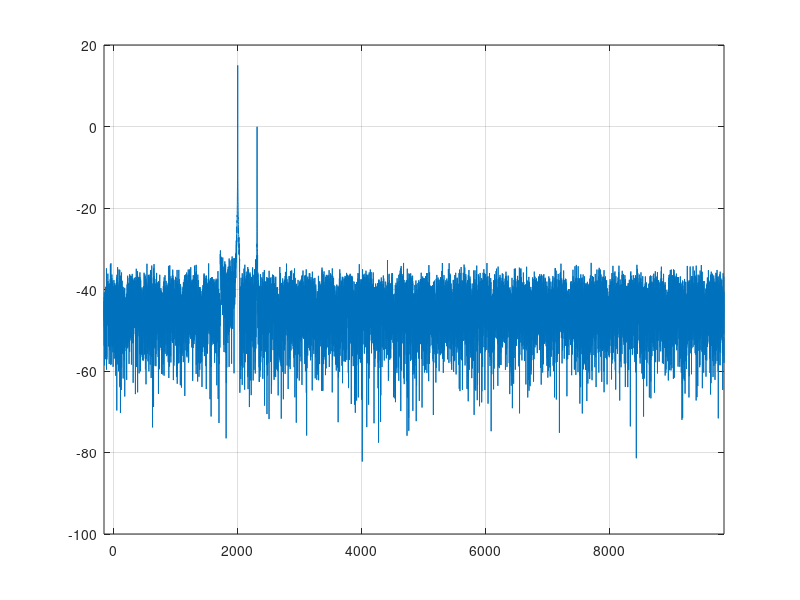
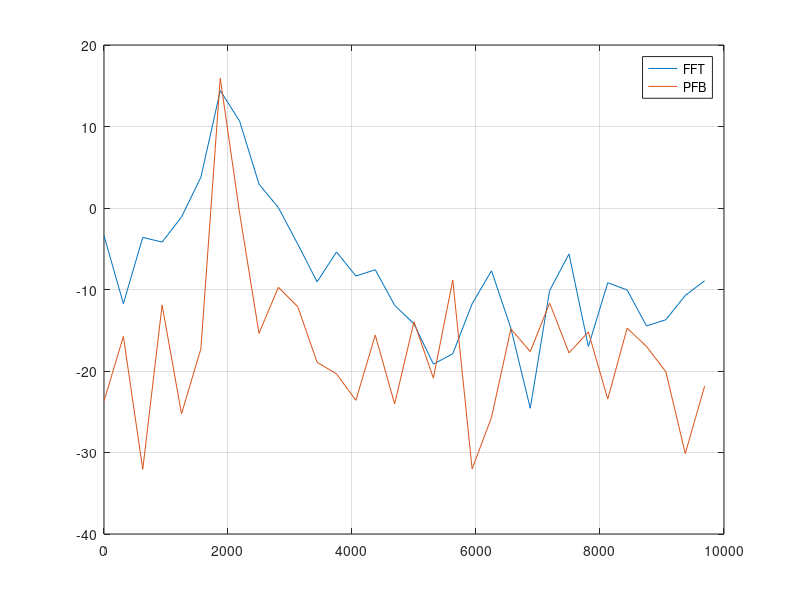

Write MATLAB code to recreate these figures, in order.
clearvars;
% streaming PFB simulation code

% Polyphase filterbank parameters
M = 32;  % Polyphase branches (NFFT)
L = 256; % Taps in prototype FIR filter

P = L/M; % Taps in branch of a polyphase FIR filter

% Design prototype LPF (Hanning window)
idx = -P/2:1/M:P/2-1/M;
x = sinc(idx);
hann = hanning(L).';

h = x.*hann;

% Data generation
fs = 10e3; % sample rate (Hz)
f  = 2e3;  % SOI frequency (Hz)
t = 2; % simulation time (seconds)
T = 1/fs; % sample period (seconds)

Nsamps = fs*t;
n = 0:Nsamps-1; % sample index

signal = 10/sqrt(2)*(cos(2*pi*f/fs*n) + 1j*sin(2*pi*f/fs*n));
noise = 1/sqrt(2)*(randn(1,Nsamps) + 1j*randn(1,Nsamps)); 

x = signal + noise;

% PFB processing
input_buffer = zeros(1,M);             % input ports on PFB
filter_state = zeros(1,L);             % memory of samples going through PFB
ifft_buffer = zeros(1,M);              % input ports to the FFT
pfb_output = zeros(M ,ceil(Nsamps/M)); % Decimates by M, producing M channels

data_ptr = 1; % pointer to data location
output_ctr = 1;
while data_ptr < length(x) - M

  % rotate filter state and shift new samples in
  filter_state = circshift(filter_state, -M);
  filter_state(end-M+1:end) = x(data_ptr:data_ptr+M-1);
  data_ptr = data_ptr + M;
    
  for m = 0:M-1
    for p = 0:P-1
      ifft_buffer(m+1) = ifft_buffer(m+1) + h(p*M+m+1)*filter_state(L-p*M-m);
    end
  end

  pfb_output(:, output_ctr) = ifft(ifft_buffer, M);
  ifft_buffer = zeros(1,M); % need to clear out the ifft buffer you dum dum
  output_ctr = output_ctr + 1;
end

% Analysis

% plot the output of the PFB compared to the FFT
offset = 8; % wait offset samples for output

figure(98);
X = fft(x(offset:offset+M), M)/M;
fbins = 0:M-1;
f = fbins*fs/M;
plot(f, 20*log10(abs(X)), f, 20*log10(abs((pfb_output(:,offset))))); grid on;
legend('FFT', 'PFB');

% Form a single spectrum output after the PFB (manifestation of the scalloping problem)
fs_decimated = fs/M; % decimated sample rate on the output of the pfb (Hz)
Nfft = 512;
fbins = 0:Nfft-1;

pfb_spectrum = fftshift(fft(pfb_output(:, offset:Nfft+offset), Nfft, 2), 2)/Nfft; % apply the fft across the matrix
% for m = 1:M %  Plot individual frames
%   figure(1);
%   subplot(4,8,m);
%   fbins = ((m-1)-1/2)*Nfft:((m-1)+1/2)*Nfft-1; % m-1 explicit because matlab is one based 
%   f = fbins*fs_decimated/Nfft;
%   plot(f, 20*log10(abs(pfb_spectrum(m,:)))); grid on;
%   xlim([min(f), max(f)]);
%   ylim([-60, 20]);
% end

% stitch the spectrum together
figure(10);
stitch_bins = -Nfft/2:Nfft*M-Nfft/2-1;
fstitch = stitch_bins*fs_decimated/Nfft;
pfb_stitch = reshape(pfb_spectrum.', [1, Nfft*M]);
plot(fstitch, 20*log10(abs(pfb_stitch))); grid on;
xlim([min(fstitch), max(fstitch)]);


